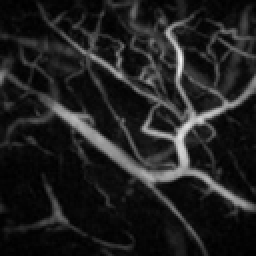
%> input picture vesselTestImage.png, 128 x 128 px, shrunk from 256 x 256 before the run (shown 2 times larger)
$ octave guassian_sigma.m   (GNU Octave 9; MATLAB toolbox functions it lacks are replaced by stand-ins)
%> lines starting %> are read from the running program, lines starting %| are printed output that depends on the picture
### Hessian.m
function Hx = Hessian(image)
% Calculate the Hessian matrix for a 2D image
[Nx,Ny] = size(image);
dxdx = [diff(diff(image));image(Nx-1,:)-image(Nx,:);image(Nx-1,:)-image(Nx,:)];
dydy = [diff(diff(image,1,2),1,2),image(:,Ny-1)-image(:,Ny),image(:,Ny-1)-image(:,Ny)];
dxdy = [diff(diff(image),1,2),zeros(Nx-1,1)];
dxdy = [dxdy;zeros(1,Ny)];
for i = 1:Nx
    for j = 1:Ny
        n = (i-1) * Ny + j;
        Hx(:,:,n) = [dxdx(i,j), dxdy(i,j); dxdy(i,j), dydy(i,j)];
    end
end
end

### guassian_sigma.m
clc;
clear all;
close all;

% This script is used for find the optimal sigma for Gaussian filter.

%% load the original figure

fig = double(rgb2gray(imread('vesselTestImage.png')))/255;
%> fig: size 128x128 double; min 0, max 0.961, mean 0.126
[m,n] = size(fig);
%> m = 128; n = 128

%%

% Determine widths and standard deviations
width1 = 2; sigma1 = width1 / 2;
width2 = 10; sigma2 = width2 / 2;

test1 = imgaussfilt(fig,sigma1);
test2 = imgaussfilt(fig,sigma2);

figure();
subplot(3,1,1)
imagesc(fig);
title('a) original figure')
subplot(3,1,2)
imagesc(test1)
title(['b) Blurred image with \sigma = ' num2str(sigma1)]);
subplot(3,1,3)
imagesc(test2)
title(['c) Blurred image with \sigma = ' num2str(sigma2)]);

%% use quiver function to visualize the velocity vector
H1 = Hessian(test1);
%> in Hessian, `dxdy = [dxdy;zeros(1,Ny)];`:
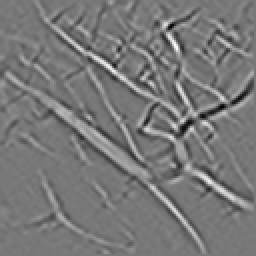
%> dxdy: size 128x128 double (shown 2 times larger); min -0.0882, max 0.0984, mean -1.63e-07; drawn with min black and max white
for i = 1:m*n
[~,~,V1] = svd(H1(:,:,i));
v1(i) = V1(1,2);
v2(i) = V1(2,2);
end
%> this loop made 16384 passes
%> V1 on passes 1 to 3: [-0.78 0.626; -0.626 -0.78], [0.156 -0.988; 0.988 0.156], [0.825 -0.565; 0.565 0.825]

v1 = reshape(v1,m,n)';
v2 = reshape(v2,m,n)';
[x,y] = meshgrid(1:1:m);

figure();
subplot(2,1,1)
imagesc(test2)
hold on
quiver(x,y,v1,v2)
title('a) velocity plot for \sigma = 1')

H2 = Hessian(test2);
%> in Hessian (call 2), `dxdy = [diff(diff(image),1,2),zeros(Nx-1,1)];`:
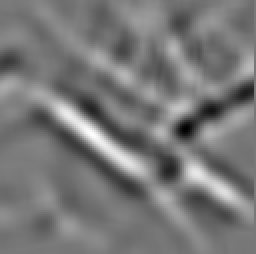
%> dxdy: size 127x128 double (shown 2 times larger); min -0.00439, max 0.00491, mean -8.7e-07; drawn with min black and max white
for i = 1:m*n
[~,~,V2] = svd(H2(:,:,i));
v1(i) = V2(1,2);
v2(i) = V2(2,2);
end
%> this loop made 16384 passes
%> V2 on passes 1 to 3: [-0.954 0.3; -0.3 -0.954], [-0.947 0.323; -0.323 -0.947], [-0.955 0.295; -0.295 -0.955]
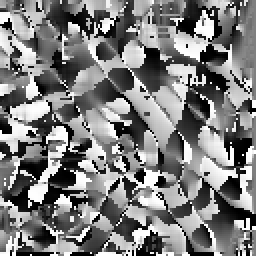
%> v1: size 128x128 double (shown 2 times larger); min -1, max 1, mean -0.0139; drawn with min black and max white
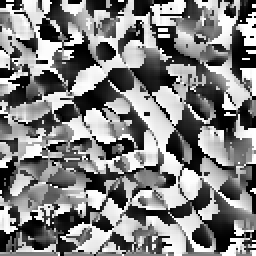
%> v2: size 128x128 double (shown 2 times larger); min -1, max 1, mean 0.0194; drawn with min black and max white

v1 = reshape(v1,m,n)';
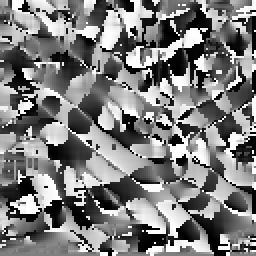
%> v1: size 128x128 double (shown 2 times larger); min -1, max 1, mean -0.0139; mean of the top-left, top-right, bottom-left and bottom-right quarters -0.012, -0.052, -0.0102, 0.0187; drawn with min black and max white
v2 = reshape(v2,m,n)';
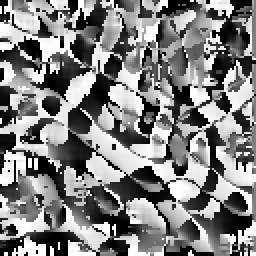
%> v2: size 128x128 double (shown 2 times larger); min -1, max 1, mean 0.0194; mean of the top-left, top-right, bottom-left and bottom-right quarters 0.0125, 0.00913, -0.0048, 0.061; drawn with min black and max white

subplot(2,1,2)
imagesc(test1)
hold on
quiver(x,y,v1,v2)
title('b) velocity plot for \sigma = 5')
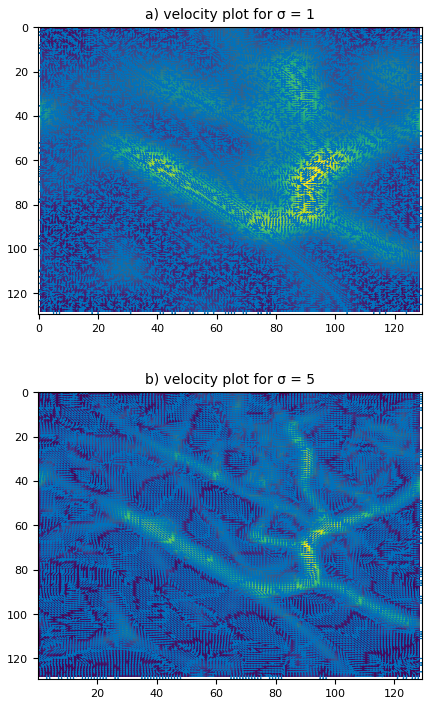
%> figure redrawn from the program's plot data, 2 panels
